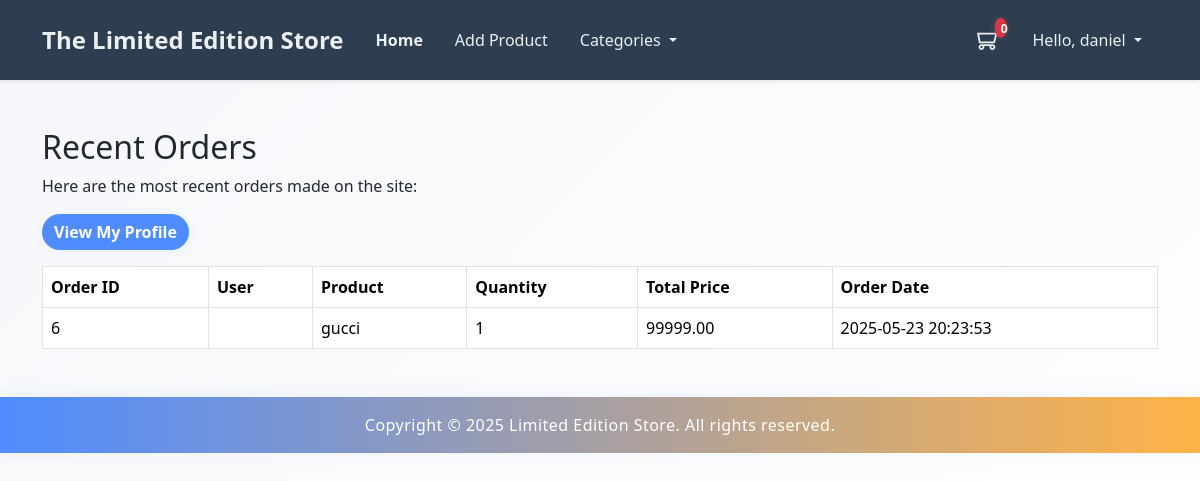
/dashboard.php (signed in), run on the app's committed database.
### tables this page shows
CREATE TABLE `order_details` (
  `id` int(11) NOT NULL,
  `order_id` int(11) NOT NULL,
  `product_id` int(11) NOT NULL,
  `quantity` int(11) NOT NULL,
  `price` decimal(10,2) NOT NULL,
  `subtotal` decimal(10,2) NOT NULL
);

CREATE TABLE `orders` (
  `id` int(11) NOT NULL,
  `customer_id` int(11) DEFAULT NULL,
  `guest_name` varchar(255) DEFAULT NULL,
  `guest_phone` varchar(50) DEFAULT NULL,
  `guest_address` text DEFAULT NULL,
  `total` decimal(10,2) NOT NULL,
  `created_at` timestamp NOT NULL DEFAULT current_timestamp(),
  `updated_at` timestamp NOT NULL DEFAULT current_timestamp() ON UPDATE current_timestamp()
);

CREATE TABLE `products` (
  `id` int(11) NOT NULL,
  `name` varchar(255) NOT NULL,
  `description` text DEFAULT NULL,
  `price` decimal(10,2) NOT NULL,
  `slug` varchar(255) NOT NULL,
  `image_path` varchar(255) DEFAULT NULL,
  `category_id` int(11) DEFAULT NULL,
  `created_at` timestamp NOT NULL DEFAULT current_timestamp(),
  `updated_at` timestamp NOT NULL DEFAULT current_timestamp() ON UPDATE current_timestamp()
);

### app/includes/database.php (called while the page is built, shortened)
<?php
class Database {
    private $host = "localhost";
    private $db_name = "mini_framework_store";
    private $username = "root";
    private $password = "";
    protected $conn;
    public function __construct() {
        try {
            $this->conn = new \PDO("mysql:host=" . $this->host . ";dbname=" . $this->db_name, $this->username, $this->password);
            $this->conn->setAttribute(\PDO::ATTR_ERRMODE, \PDO::ERRMODE_EXCEPTION);
        } catch (\PDOException $e) {
            die("Connection failed: " . $e->getMessage());
        }
    }
    public function getConnection() {
        return $this->conn;
    }
}

### app/models/Checkout.php (called while the page is built, shortened)
<?php
class Checkout extends Database
{
    private $db;
    public function __construct()
    {
        $this->db = $this->getConnection();
    }
    public function getRecentOrders($limit = 10)
    {
        $sql = "SELECT o.id, u.name AS user_name, p.name AS product_name, od.quantity, od.price AS total_price, o.created_at AS order_date
                FROM orders o
                LEFT JOIN users u ON o.customer_id = u.id
                LEFT JOIN order_details od ON o.id = od.order_id
                LEFT JOIN products p ON od.product_id = p.id
                ORDER BY o.created_at DESC
                LIMIT :limit";
        $stmt = $this->db->prepare($sql);
        $stmt->bindValue(':limit', (int)$limit, \PDO::PARAM_INT);
        $stmt->execute();
        return $stmt->fetchAll(\PDO::FETCH_ASSOC);
    }
}

### dashboard.php (the view, shortened to what this page needs)
<?php
$orders = new Checkout();
?>
<div class="container my-5">
    <h2>Recent Orders</h2>
    <p>Here are the most recent orders made on the site:</p>
    <a href="my-account.php" class="btn btn-primary mb-3">View My Profile</a>
    <table class="table table-bordered">
        <thead>
            <tr>
                <th>Order ID</th>
                <th>User</th>
                <th>Product</th>
                <th>Quantity</th>
                <th>Total Price</th>
                <th>Order Date</th>
            </tr>
        </thead>
        <tbody>
            <?php
            foreach ($orders->getRecentOrders(10) as $order) {
                echo '<tr>';
                echo '<td>' . htmlspecialchars($order['id']) . '</td>';
                echo '<td>' . htmlspecialchars($order['user_name']) . '</td>';
                echo '<td>' . htmlspecialchars($order['product_name']) . '</td>';
                echo '<td>' . htmlspecialchars($order['quantity']) . '</td>';
                echo '<td>' . htmlspecialchars($order['total_price']) . '</td>';
                echo '<td>' . htmlspecialchars($order['order_date']) . '</td>';
                echo '</tr>';
            }
            ?>
        </tbody>
    </table>
</div>

### assets/css/styles.css (style rules this page uses)
:root { --primary: #4f8cff; --secondary: #f5f7fa; --accent: #ffb347; --danger: #ff4f4f; --success: #4fd18c; --dark: #23272f; --light: #ffffff; --shadow: 0 4px 24px rgba(0,0,0,0.08); }
body, .store-body { background: linear-gradient(135deg, var(--secondary) 0%, var(--light) 100%); font-family: 'Segoe UI', Tahoma, Geneva, Verdana, sans-serif; font-size: 16px; color: var(--dark); margin: 0; padding: 0; min-height: 100vh; }
.btn { border-radius: 2rem; font-weight: 600; transition: background 0.3s, transform 0.2s; box-shadow: 0 2px 8px rgba(79,140,255,0.08); }
.btn-primary { background: var(--primary); border: none; }

### data on the page
order_details: order "6", product.name "gucci", quantity "1", price "99999.00", order.created_at "2025-05-23 20:23:53"

### other printed values
countCart() "0"
$_SESSION['user']['name'] "daniel"
